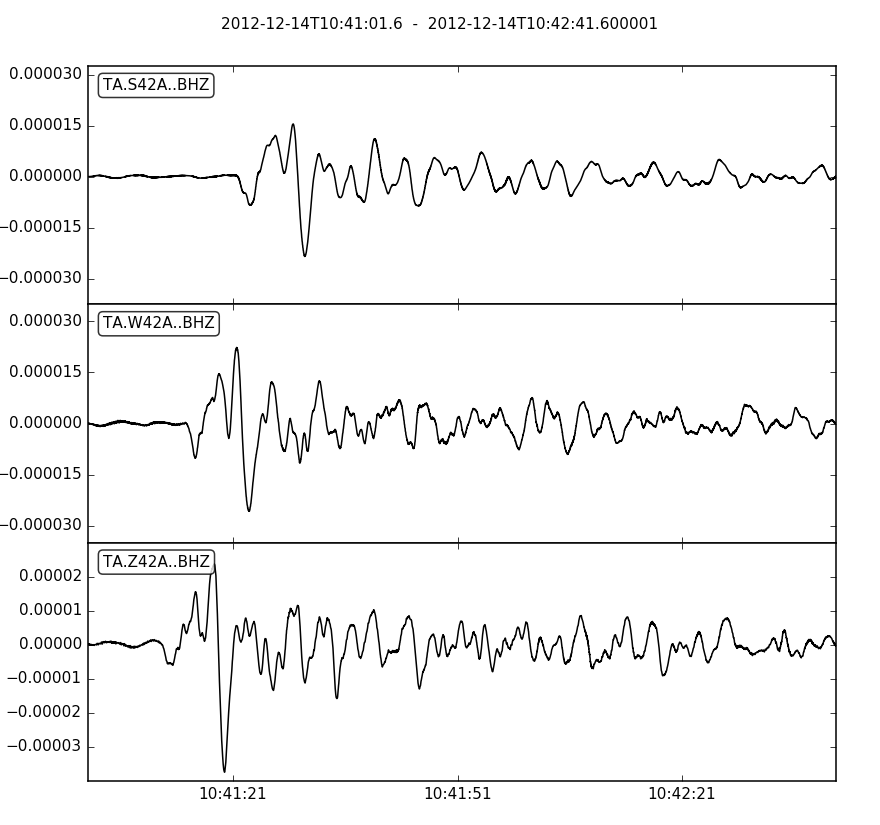

Source code (Python):
from obspy import UTCDateTime
from obspy.clients.fdsn import Client
client = Client("IRIS")
t = UTCDateTime("2012-12-14T10:36:01.6Z")
t1 = t + 300
t2 = t + 400
bulk = [("TA", "S42A", "*", "BHZ", t1, t2),
        ("TA", "W42A", "*", "BHZ", t1, t2),
        ("TA", "Z42A", "*", "BHZ", t1, t2)]
st = client.get_waveforms_bulk(bulk, attach_response=True)
st.remove_response(output="VEL")
st.plot()
